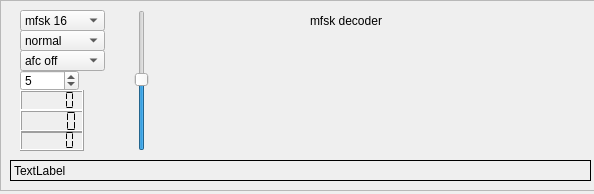
<?xml version="1.0" encoding="UTF-8"?>
<ui version="4.0">
 <class>mfsk_widget</class>
 <widget class="QWidget" name="mfsk_widget">
  <property name="geometry">
   <rect>
    <x>0</x>
    <y>0</y>
    <width>594</width>
    <height>194</height>
   </rect>
  </property>
  <property name="windowTitle">
   <string>mfsk_decoder</string>
  </property>
  <widget class="QFrame" name="frame">
   <property name="geometry">
    <rect>
     <x>0</x>
     <y>0</y>
     <width>661</width>
     <height>191</height>
    </rect>
   </property>
   <property name="frameShape">
    <enum>QFrame::StyledPanel</enum>
   </property>
   <property name="frameShadow">
    <enum>QFrame::Raised</enum>
   </property>
   <widget class="QLabel" name="label">
    <property name="geometry">
     <rect>
      <x>310</x>
      <y>10</y>
      <width>121</width>
      <height>21</height>
     </rect>
    </property>
    <property name="text">
     <string>mfsk decoder</string>
    </property>
   </widget>
   <widget class="QLabel" name="mfsktextBox">
    <property name="geometry">
     <rect>
      <x>10</x>
      <y>160</y>
      <width>581</width>
      <height>21</height>
     </rect>
    </property>
    <property name="frameShape">
     <enum>QFrame::Box</enum>
    </property>
    <property name="text">
     <string>TextLabel</string>
    </property>
   </widget>
   <widget class="QSpinBox" name="mfskSquelch">
    <property name="geometry">
     <rect>
      <x>20</x>
      <y>70</y>
      <width>59</width>
      <height>21</height>
     </rect>
    </property>
    <property name="value">
     <number>5</number>
    </property>
   </widget>
   <widget class="QComboBox" name="mfskMode">
    <property name="geometry">
     <rect>
      <x>20</x>
      <y>10</y>
      <width>85</width>
      <height>21</height>
     </rect>
    </property>
    <item>
     <property name="text">
      <string>mfsk 16</string>
     </property>
    </item>
    <item>
     <property name="text">
      <string>mfsk 8</string>
     </property>
    </item>
    <item>
     <property name="text">
      <string>mfsk 4</string>
     </property>
    </item>
    <item>
     <property name="text">
      <string>mfsk 11</string>
     </property>
    </item>
    <item>
     <property name="text">
      <string>mfsk 22</string>
     </property>
    </item>
    <item>
     <property name="text">
      <string>mfsk 31</string>
     </property>
    </item>
    <item>
     <property name="text">
      <string>mfsk 32</string>
     </property>
    </item>
    <item>
     <property name="text">
      <string>mfsk 64</string>
     </property>
    </item>
   </widget>
   <widget class="QComboBox" name="mfskReverse">
    <property name="geometry">
     <rect>
      <x>20</x>
      <y>30</y>
      <width>85</width>
      <height>21</height>
     </rect>
    </property>
    <item>
     <property name="text">
      <string>normal</string>
     </property>
    </item>
    <item>
     <property name="text">
      <string>reverse</string>
     </property>
    </item>
   </widget>
   <widget class="QComboBox" name="mfskAfcon">
    <property name="geometry">
     <rect>
      <x>20</x>
      <y>50</y>
      <width>85</width>
      <height>21</height>
     </rect>
    </property>
    <item>
     <property name="text">
      <string>afc off</string>
     </property>
    </item>
    <item>
     <property name="text">
      <string>afc on</string>
     </property>
    </item>
   </widget>
   <widget class="QLCDNumber" name="s2nDisplay">
    <property name="geometry">
     <rect>
      <x>20</x>
      <y>90</y>
      <width>64</width>
      <height>21</height>
     </rect>
    </property>
    <property name="segmentStyle">
     <enum>QLCDNumber::Flat</enum>
    </property>
   </widget>
   <widget class="QLCDNumber" name="baudrateEstimate">
    <property name="geometry">
     <rect>
      <x>20</x>
      <y>110</y>
      <width>64</width>
      <height>23</height>
     </rect>
    </property>
    <property name="segmentStyle">
     <enum>QLCDNumber::Flat</enum>
    </property>
   </widget>
   <widget class="QLCDNumber" name="cfDisplay">
    <property name="geometry">
     <rect>
      <x>20</x>
      <y>130</y>
      <width>64</width>
      <height>21</height>
     </rect>
    </property>
    <property name="segmentStyle">
     <enum>QLCDNumber::Flat</enum>
    </property>
   </widget>
   <widget class="QSlider" name="amplitudeSlider">
    <property name="geometry">
     <rect>
      <x>130</x>
      <y>10</y>
      <width>24</width>
      <height>141</height>
     </rect>
    </property>
    <property name="sliderPosition">
     <number>50</number>
    </property>
    <property name="orientation">
     <enum>Qt::Vertical</enum>
    </property>
   </widget>
   <widget class="QwtPlot" name="mfskScope">
    <property name="geometry">
     <rect>
      <x>170</x>
      <y>40</y>
      <width>341</width>
      <height>111</height>
     </rect>
    </property>
   </widget>
  </widget>
 </widget>
 <customwidgets>
  <customwidget>
   <class>QwtPlot</class>
   <extends>QFrame</extends>
   <header>qwt_plot.h</header>
  </customwidget>
 </customwidgets>
 <resources/>
 <connections/>
</ui>
